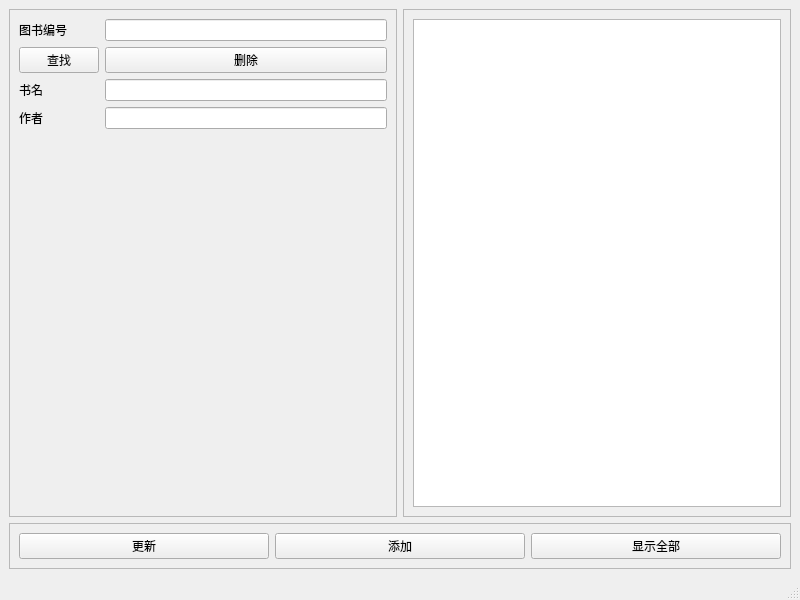
<?xml version="1.0" encoding="UTF-8"?>
<ui version="4.0">
 <class>MainWindow3</class>
 <widget class="QMainWindow" name="MainWindow3">
  <property name="geometry">
   <rect>
    <x>0</x>
    <y>0</y>
    <width>800</width>
    <height>600</height>
   </rect>
  </property>
  <property name="windowTitle">
   <string>MainWindow</string>
  </property>
  <widget class="QWidget" name="centralwidget">
   <layout class="QGridLayout" name="gridLayout">
    <item row="0" column="1">
     <widget class="QFrame" name="frame_2">
      <property name="frameShape">
       <enum>QFrame::StyledPanel</enum>
      </property>
      <property name="frameShadow">
       <enum>QFrame::Raised</enum>
      </property>
      <layout class="QVBoxLayout" name="verticalLayout">
       <item>
        <widget class="QListWidget" name="listWidget"/>
       </item>
      </layout>
     </widget>
    </item>
    <item row="1" column="0" colspan="2">
     <widget class="QFrame" name="frame_3">
      <property name="frameShape">
       <enum>QFrame::StyledPanel</enum>
      </property>
      <property name="frameShadow">
       <enum>QFrame::Raised</enum>
      </property>
      <layout class="QHBoxLayout" name="horizontalLayout">
       <item>
        <widget class="QPushButton" name="pushButton">
         <property name="text">
          <string>更新</string>
         </property>
        </widget>
       </item>
       <item>
        <widget class="QPushButton" name="pushButton_5">
         <property name="text">
          <string>添加</string>
         </property>
        </widget>
       </item>
       <item>
        <widget class="QPushButton" name="pushButton_4">
         <property name="text">
          <string>显示全部</string>
         </property>
        </widget>
       </item>
      </layout>
     </widget>
    </item>
    <item row="0" column="0">
     <widget class="QFrame" name="frame">
      <property name="frameShape">
       <enum>QFrame::StyledPanel</enum>
      </property>
      <property name="frameShadow">
       <enum>QFrame::Raised</enum>
      </property>
      <layout class="QFormLayout" name="formLayout">
       <item row="0" column="0">
        <widget class="QLabel" name="label">
         <property name="text">
          <string>图书编号</string>
         </property>
        </widget>
       </item>
       <item row="0" column="1">
        <widget class="QLineEdit" name="lineEdit"/>
       </item>
       <item row="1" column="0">
        <widget class="QPushButton" name="pushButton_2">
         <property name="text">
          <string>查找</string>
         </property>
        </widget>
       </item>
       <item row="1" column="1">
        <widget class="QPushButton" name="pushButton_3">
         <property name="text">
          <string>删除</string>
         </property>
        </widget>
       </item>
       <item row="2" column="0">
        <widget class="QLabel" name="label_2">
         <property name="text">
          <string>书名</string>
         </property>
        </widget>
       </item>
       <item row="2" column="1">
        <widget class="QLineEdit" name="lineEdit_2"/>
       </item>
       <item row="3" column="0">
        <widget class="QLabel" name="label_3">
         <property name="text">
          <string>作者</string>
         </property>
        </widget>
       </item>
       <item row="3" column="1">
        <widget class="QLineEdit" name="lineEdit_3"/>
       </item>
      </layout>
     </widget>
    </item>
   </layout>
  </widget>
  <widget class="QMenuBar" name="menubar">
   <property name="geometry">
    <rect>
     <x>0</x>
     <y>0</y>
     <width>800</width>
     <height>23</height>
    </rect>
   </property>
  </widget>
  <widget class="QStatusBar" name="statusbar"/>
 </widget>
 <resources/>
 <connections/>
</ui>
